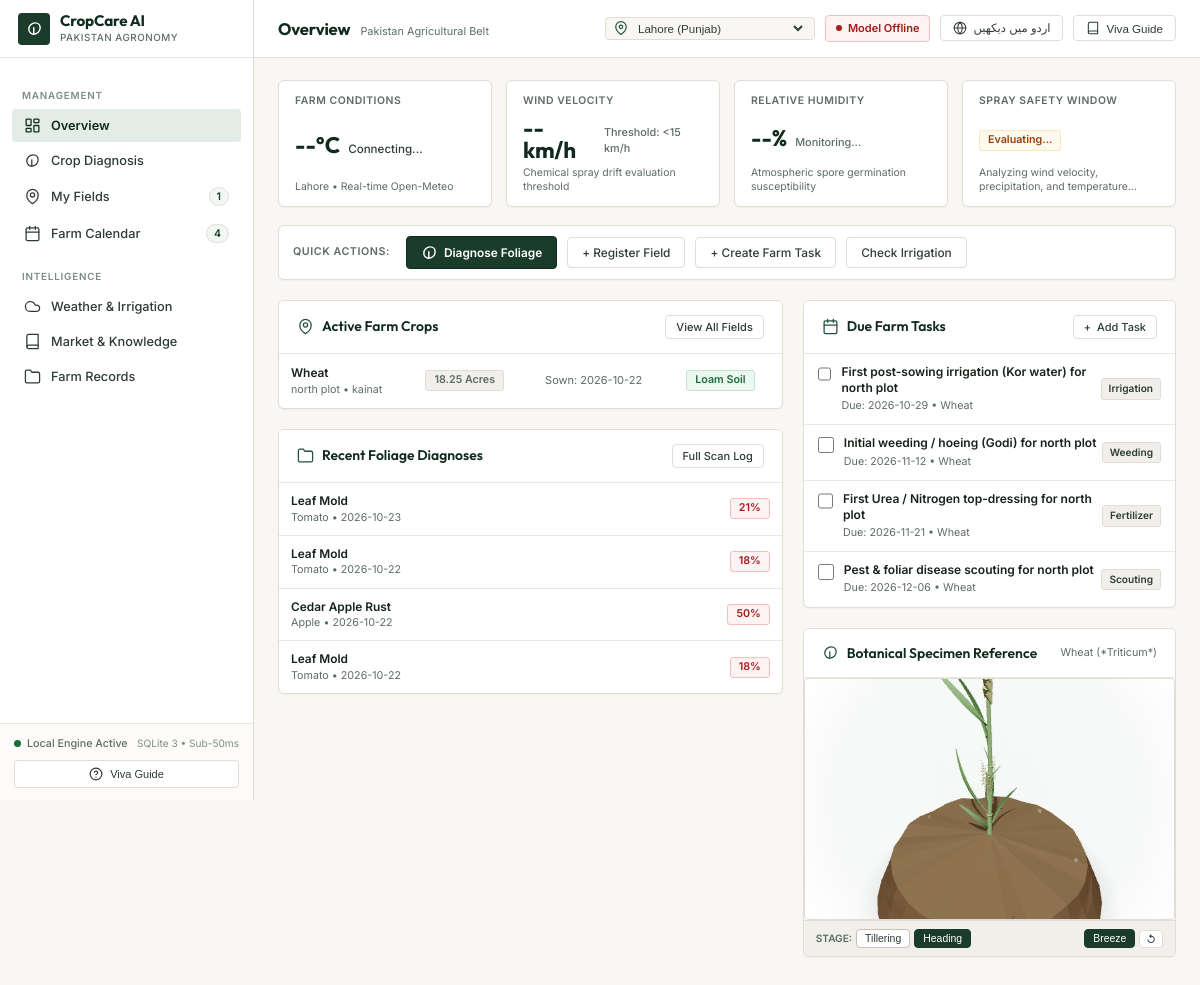
Before: / with the older database file.
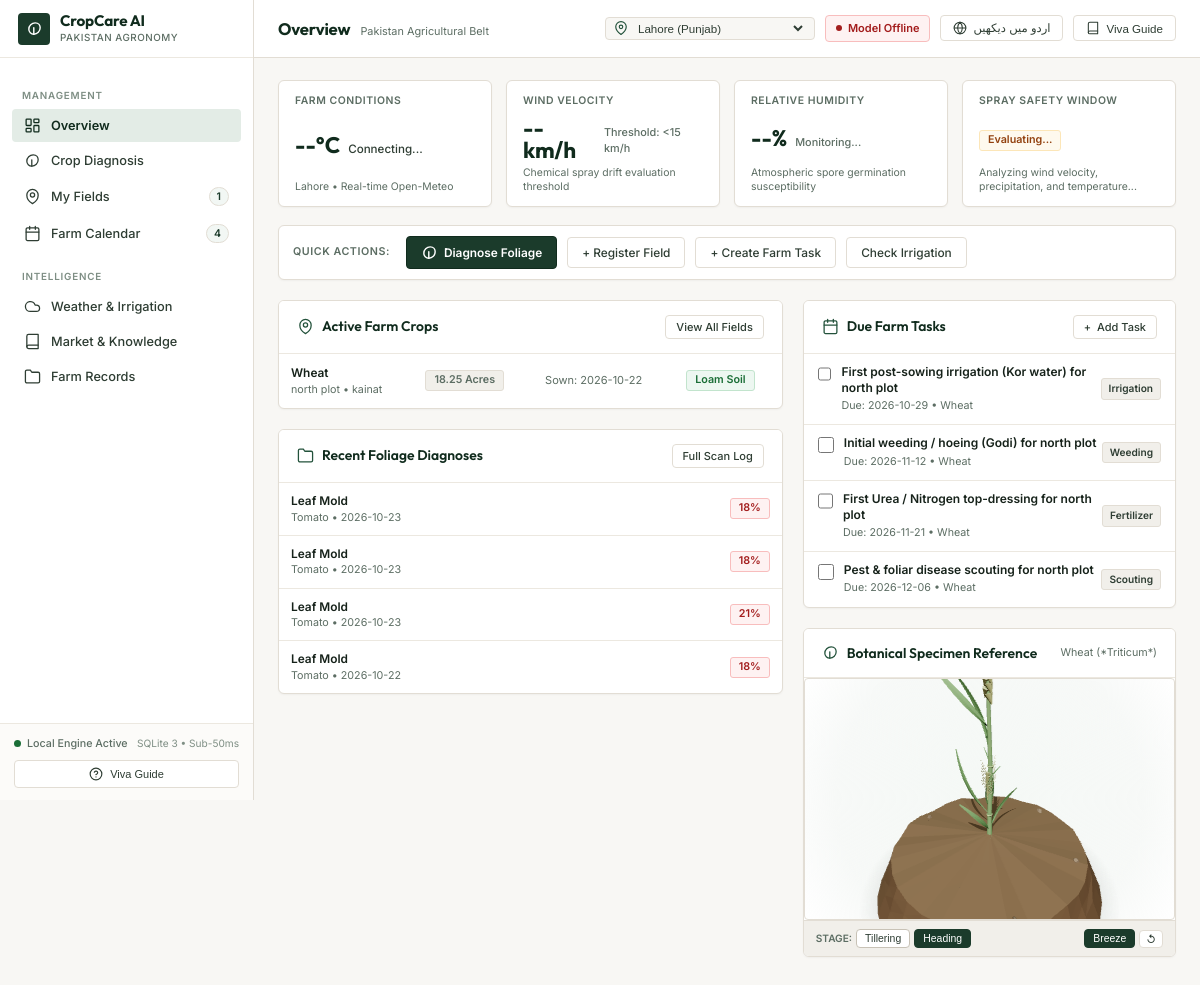
After: the same page with the newer database file.
### tables this page shows
CREATE TABLE crops (
        id INTEGER PRIMARY KEY AUTOINCREMENT,
        crop_name TEXT NOT NULL,
        crop_name_ur TEXT,
        field_name TEXT NOT NULL,
        area_acres REAL DEFAULT 1.0,
        variety TEXT,
        sowing_date TEXT NOT NULL,
        soil_type TEXT DEFAULT 'Loam',
        notes TEXT,
        created_at DATETIME DEFAULT CURRENT_TIMESTAMP
    , updated_at DATETIME DEFAULT CURRENT_TIMESTAMP);

CREATE TABLE scans (
        id INTEGER PRIMARY KEY AUTOINCREMENT,
        filename TEXT NOT NULL,
        filepath TEXT NOT NULL,
        crop TEXT NOT NULL,
        crop_ur TEXT,
        disease_name TEXT NOT NULL,
        disease_name_ur TEXT,
        scientific_name TEXT,
        confidence REAL NOT NULL,
        status TEXT NOT NULL,
        status_ur TEXT,
        severity TEXT NOT NULL,
        severity_ur TEXT,
        symptoms TEXT,
        symptoms_ur TEXT,
        prevention_en TEXT,
        prevention_ur TEXT,
        treatment_en TEXT,
        treatment_ur TEXT,
        weather_advisory TEXT,
        weather_advisory_ur TEXT,
        leaf_metrics TEXT,
        timestamp DATETIME DEFAULT CURRENT_TIMESTAMP
    , notes TEXT);

CREATE TABLE farm_tasks (
        id INTEGER PRIMARY KEY AUTOINCREMENT,
        crop_id INTEGER,
        crop_name TEXT,
        task_type TEXT NOT NULL,
        title TEXT NOT NULL,
        title_ur TEXT,
        due_date TEXT NOT NULL,
        status TEXT DEFAULT 'pending',
        notes TEXT,
        created_at DATETIME DEFAULT CURRENT_TIMESTAMP, updated_at DATETIME DEFAULT CURRENT_TIMESTAMP,
        FOREIGN KEY (crop_id) REFERENCES crops(id) ON DELETE CASCADE
    );

### routes/views.py (the view)
@views_bp.route("/")
def index():
    stats = db.get_stats()
    recent_scans = db.get_all_scans(limit=8)
    crops = db.get_all_crops()
    pending_tasks = db.get_all_tasks(status="pending")[:6]
    samples = [
        {"name": "tomato_early_blight.jpg", "label_en": "Tomato Early Blight", "label_ur": "ٹماٹر اگیتا جھلساؤ", "crop": "Tomato"},
        {"name": "healthy_tomato.jpg", "label_en": "Healthy Tomato", "label_ur": "صحت مند ٹماٹر", "crop": "Tomato"},
        {"name": "potato_late_blight.jpg", "label_en": "Potato Late Blight", "label_ur": "آلو پچھیتا جھلساؤ", "crop": "Potato"},
        {"name": "corn_common_rust.jpg", "label_en": "Corn Common Rust", "label_ur": "مکئی کا زنگ", "crop": "Corn"},
        {"name": "apple_cedar_rust.jpg", "label_en": "Apple Cedar Rust", "label_ur": "سیب کا زنگ", "crop": "Apple"}
    ]
    return render_template(
        "index.html",
        stats=stats,
        recent_scans=recent_scans,
        crops=crops,
        pending_tasks=pending_tasks,
        samples=samples,
        model_loaded=inference_service.is_loaded,
        model_error=inference_service.load_error
    )

### database.py (called while the page is built)
@contextmanager
def get_db():
    conn = sqlite3.connect(DB_PATH, timeout=10.0)
    conn.row_factory = sqlite3.Row
    conn.execute("PRAGMA foreign_keys = ON;")
    try:
        yield conn
        conn.commit()
    except Exception:
        conn.rollback()
        raise
    finally:
        conn.close()

def get_all_crops():
    with get_db() as conn:
        cursor = conn.cursor()
        cursor.execute("SELECT * FROM crops ORDER BY id DESC")
        return [dict(r) for r in cursor.fetchall()]

def get_all_tasks(crop_id=None, status=None):
    with get_db() as conn:
        cursor = conn.cursor()
        query = "SELECT * FROM farm_tasks WHERE 1=1"
        params = []
        if crop_id is not None:
            query += " AND crop_id = ?"
            params.append(crop_id)
        if status:
            query += " AND status = ?"
            params.append(status)
        query += " ORDER BY due_date ASC, id ASC"
        cursor.execute(query, params)
        return [dict(r) for r in cursor.fetchall()]

### templates/index.html (shortened to what the changed rows need)
<!DOCTYPE html>
<html lang="en" dir="ltr">
<head>
    <link rel="stylesheet" href="{{ url_for('static', filename='css/style.css') }}">
</head>
<body>
    <div class="app-shell">
        <main class="app-main">
            <header class="app-topbar">
                <div class="topbar-left">
                    <div class="topbar-view-info">
                        <h1 class="topbar-view-title" id="topbar-page-title">Overview</h1>
                    </div>
                </div>
            </header>
            <div class="workspace-content">
                <section id="tab-dashboard" class="tab-panel active">
                    <div class="dashboard-decision-grid">
                        <div class="dash-col-main">
                            <div class="ag-card">
                                <div id="dash-crops-container">
                                    {% if crops and crops|length > 0 %}
                                    <table class="crop-summary-table">
                                        <tbody>
                                            {% for c in crops %}
                                            <tr>
                                                <td class="crop-primary-cell">
                                                    <span class="crop-name-strong">{{ c.crop_name }}</span>
                                                    <span class="crop-field-sub">{{ c.field_name }} &bull; {{ c.variety or 'Standard Variety' }}</span>
                                                </td>
                                                <td><span class="status-pill status-pill-neutral">{{ c.area_acres }} Acres</span></td>
                                                <td style="font-size: 0.76rem; color: var(--text-muted);">Sown: {{ c.sowing_date }}</td>
                                                <td><span class="status-pill status-pill-healthy">{{ c.soil_type }} Soil</span></td>
                                            </tr>
                                            {% endfor %}
                                        </tbody>
                                    </table>
                                    {% endif %}
                                </div>
                            </div>
                            <div class="ag-card">
                                <div id="dash-recent-scans-container" class="recent-scans-list">
                                    {% if recent_scans and recent_scans|length > 0 %}
                                        {% for s in recent_scans[:4] %}
                                        <div class="recent-scan-row">
                                            <div class="recent-scan-left">
                                                <div>
                                                    <div style="font-weight: 600; color: var(--text-main); font-size: 0.82rem;">{{ s.disease_name }}</div>
                                                    <div style="font-size: 0.74rem; color: var(--text-muted);">{{ s.crop }} &bull; {{ s.timestamp[:10] }}</div>
                                                </div>
                                            </div>
                                            <span class="status-pill {% if s.status == 'Healthy' %}status-pill-healthy{% else %}status-pill-danger{% endif %}">
                                                {{ s.confidence|round|int }}%
                                            </span>
                                        </div>
                                        {% endfor %}
                                    {% else %}
                                        <div style="padding: 20px; text-align: center; color: var(--text-muted); font-size: 0.8rem;">
                                            No diagnostic scans recorded yet. Diagnose a leaf photo to build your field history.
                                        </div>
                                    {% endif %}
                                </div>
                            </div>
                        </div>
                        <div class="dash-col-side">
                            <div class="ag-card">
                                <div id="dash-tasks-container">
                                    {% if pending_tasks and pending_tasks|length > 0 %}
                                    <div class="task-list">
                                        {% for t in pending_tasks[:5] %}
                                        <div class="task-item" data-task-id="{{ t.id }}">
                                            <div class="task-left">
                                                <input type="checkbox" class="task-checkbox" data-task-id="{{ t.id }}" aria-label="Mark task completed" onchange="toggleTask({{ t.id }})">
                                                <div>
                                                    <div class="task-title">{{ t.title }}</div>
                                                    <div class="task-meta">Due: {{ t.due_date }} &bull; {{ t.crop_name }}</div>
                                                </div>
                                            </div>
                                            <span class="task-badge">{{ t.task_type }}</span>
                                        </div>
                                        {% endfor %}
                                    </div>
                                    {% else %}
                                    <div style="padding: 24px 16px; text-align: center; color: var(--text-muted); font-size: 0.82rem;" data-i18n="empty_tasks_text">
                                        No pending farm operations due today.
                                    </div>
                                    {% endif %}
                                </div>
                            </div>
                        </div>
                    </div>
                </section>
            </div>
        </main>
    </div>
</body>
</html>

Changed rows visible on the page:
no longer on this page (row unchanged): scans: disease_name "Cedar Apple Rust", crop "Apple", timestamp "2026-10-22", confidence "50"
no longer on this page (row unchanged): scans: disease_name "Leaf Mold", crop "Tomato", timestamp "2026-10-22", confidence "18"
added scans: disease_name "Leaf Mold", crop "Tomato", timestamp "2026-10-23", confidence "18"
added scans: disease_name "Leaf Mold", crop "Tomato", timestamp "2026-10-23", confidence "18"
